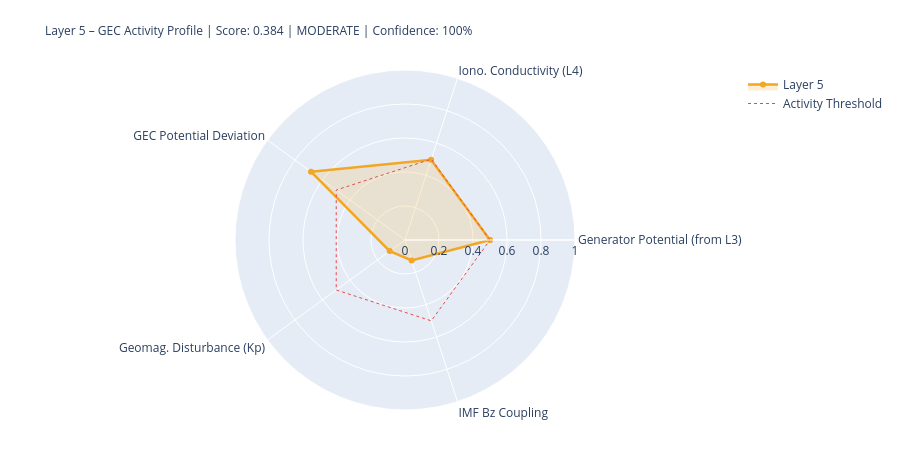

Notebook code for this chart:
### Markdown cell above
---
## 5. State Assessment & Handoff to Layer 6

### Code cell
# ============================================================
# LAYER-5-SCORE
# ============================================================

# Components
# 1) Generator activity (Layer-3-driven)
gen_score = norm(generator_strength, 0.3, 2.0)
gen_src   = 'from_layer3' if l3_thunder_score is not None else 'estimated'

# 2) Ionospheric conductivity (Layer-4-driven)
iono_score = norm(iono_cond_factor, 0.7, 1.4)
iono_src   = 'from_layer4' if l4_ioniz is not None else 'estimated'

# 3) GEC potential deviation from reference
pot_score = norm(abs(delta_V_pct), 0, 30)  # 0 = at reference, 1 = 30% deviation
pot_src   = 'derived'

# 4) Geomagnetic disturbance (Kp) – modulates vertical currents
kp_score = norm(kp_val, 0, 9)
kp_src   = 'primary' if kp_now is not None else 'from_layer4'

# 5) IMF Bz coupling (southward = stronger M-I coupling → GEC influence)
bz_score = norm(-(bz_now or 0), -5, 30) if bz_now is not None else None
bz_src   = 'primary' if bz_now is not None else 'missing'

COMPONENTS = {
    'Generator Potential (from L3)':  {'score': gen_score,   'source': 'derived_from_layer3', 'dynamic': True},
    'Iono. Conductivity (L4)':      {'score': iono_score,  'source': iono_src, 'dynamic': True},
    'GEC Potential Deviation':      {'score': pot_score,   'source': pot_src,  'dynamic': True},
    'Geomag. Disturbance (Kp)':         {'score': kp_score,    'source': kp_src,   'dynamic': True},
    'IMF Bz Coupling':               {'score': bz_score,    'source': bz_src,   'dynamic': True},
}

available   = {k: v['score'] for k, v in COMPONENTS.items() if v['score'] is not None}
unavailable = [k for k, v in COMPONENTS.items() if v['score'] is None]
layer5_score = round(sum(available.values()) / len(available), 4) if available else None
confidence   = round(len(available) / len(COMPONENTS), 2)
level = ('unknown' if layer5_score is None
         else 'quiet'   if layer5_score < 0.3
         else 'moderate' if layer5_score < 0.6
         else 'active')
dominant_l5 = max(available, key=available.get) if available else 'none'

# Kp consistency: separate 1-min raw value from score value
kp_1m_raw   = kp_now          # directly from API (can be 0.0 during live measurement)
kp_for_score = kp_val          # from Layer-0 context or estimated value if needed
kp_score_src = kp_src

W = 68
print('=' * W)
print('LAYER 5 – GLOBAL ELECTRIC CIRCUIT – STATE ASSESSMENT')
print('=' * W)
for name, comp in COMPONENTS.items():
    s = comp['score']
    if s is not None:
        bar = '█' * int(s*20) + '░' * (20-int(s*20))
        print(f'  {name:<34} {bar}  {s:.3f}  [{comp["source"]}]')
    else:
        print(f'  {name:<34} {"─"*20}  n/a   [missing]')
print('-' * W)
print(f'  Score:         {layer5_score:.3f}  ({len(available)}/{len(COMPONENTS)} components)')
print(f'  Confidence:    {confidence:.0%}')
print(f'  Level:         {level.upper()}')
print(f'  Dominant:      {dominant_l5}')
print(f'  V_iono:        {V_iono_mod:.1f} kV  (Δ {delta_V_pct:+.1f}% vs. Ref)')
print(f'  I_total:       {I_total_mod:.1f} A   (Δ {delta_I_pct:+.1f}% vs. Ref)')
print('=' * W)

# Radar
cats   = list(available.keys())
vals_r = list(available.values())
if len(cats) >= 3:
    fig = go.Figure()
    fig.add_trace(go.Scatterpolar(
        r=vals_r + [vals_r[0]], theta=cats + [cats[0]],
        fill='toself', fillcolor='rgba(242,166,35,0.18)',
        line=dict(color='#F2A623', width=2.5), name='Layer 5'
    ))
    fig.add_trace(go.Scatterpolar(
        r=[0.5]*(len(cats)+1), theta=cats+[cats[0]],
        line=dict(color='#E24B4A', dash='dot', width=1),
        mode='lines', name='Activity Threshold'
    ))
    fig.update_layout(
        title=dict(
            text=f'Layer 5 – GEC Activity Profile | Score: {layer5_score:.3f} | {level.upper()} | Confidence: {confidence:.0%}',
            font=dict(size=12)
        ),
        polar=dict(radialaxis=dict(visible=True, range=[0,1])),
        height=450, showlegend=True,
        margin=dict(l=80, r=80, t=70, b=40)
    )
    fig.show()

### Figure 1 — Plotly figure (JSON) as saved in the notebook; plotly's stock layout.template omitted (floating-point values rounded to 4 significant figures)
{"data": [{"fill": "toself", "fillcolor": "rgba(242,166,35,0.18)", "line": {"color": "#F2A623", "width": 2.5}, "name": "Layer 5", "r": [0.5, 0.4963, 0.6833, 0.1111, 0.1266, 0.5], "theta": ["Generator Potential (from L3)", "Iono. Conductivity (L4)", "GEC Potential Deviation", "Geomag. Disturbance (Kp)", "IMF Bz Coupling", "Generator Potential (from L3)"], "type": "scatterpolar"}, {"line": {"color": "#E24B4A", "dash": "dot", "width": 1}, "mode": "lines", "name": "Activity Threshold", "r": [0.5, 0.5, 0.5, 0.5, 0.5, 0.5], "theta": ["Generator Potential (from L3)", "Iono. Conductivity (L4)", "GEC Potential Deviation", "Geomag. Disturbance (Kp)", "IMF Bz Coupling", "Generator Potential (from L3)"], "type": "scatterpolar"}], "layout": {"height": 450, "margin": {"b": 40, "l": 80, "r": 80, "t": 70}, "polar": {"radialaxis": {"range": [0, 1], "visible": true}}, "showlegend": true, "title": {"font": {"size": 12}, "text": "Layer 5 – GEC Activity Profile | Score: 0.384 | MODERATE | Confidence: 100%"}}}
